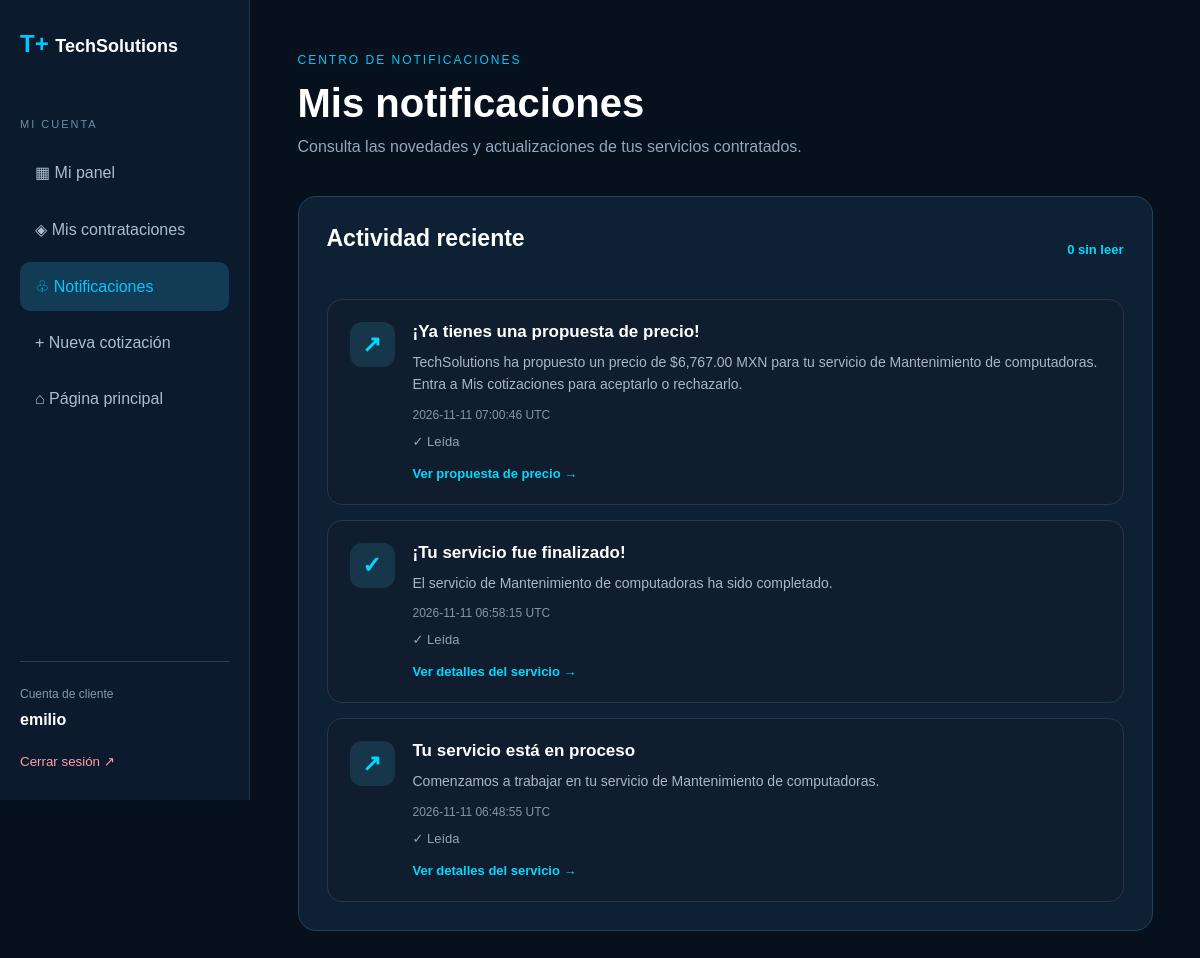
The app's page /notificaciones (signed in) with its own data.
### tables this page shows
CREATE TABLE notificaciones (
            id INTEGER PRIMARY KEY AUTOINCREMENT,
            usuario_id INTEGER NOT NULL,
            cotizacion_id INTEGER,
            titulo TEXT NOT NULL,
            mensaje TEXT NOT NULL,
            leida INTEGER NOT NULL DEFAULT 0,
            fecha TIMESTAMP DEFAULT CURRENT_TIMESTAMP,
            FOREIGN KEY (usuario_id) REFERENCES usuarios(id),
            FOREIGN KEY (cotizacion_id) REFERENCES cotizaciones(id)
        );

### app.py (the view)
@app.route("/notificaciones")
def notificaciones():
    if "usuario_id" not in session:
        return redirect(url_for("login"))
    if session.get("rol") != "cliente":
        return "Acceso denegado.", 403
    conexion = conectar()
    avisos = conexion.execute("""
        SELECT *
        FROM notificaciones
        WHERE usuario_id = ?
        ORDER BY fecha DESC, id DESC
    """, (session["usuario_id"],)).fetchall()
    no_leidas = conexion.execute("""
        SELECT COUNT(*) AS total
        FROM notificaciones
        WHERE usuario_id = ? AND leida = 0
    """, (session["usuario_id"],)).fetchone()["total"]
    conexion.close()
    return render_template(
        "notificaciones.html",
        avisos=avisos,
        no_leidas=no_leidas
    )

### app.py (called while the page is built)
def conectar():
    conexion = sqlite3.connect(BASE_DATOS)
    conexion.row_factory = sqlite3.Row
    return conexion

@app.context_processor
def contador_notificaciones():
    resultado = {
        "notificaciones_pendientes": 0,
        "notificaciones_admin_pendientes": 0
    }
    if "usuario_id" not in session:
        return resultado
    conexion = conectar()
    cantidad = conexion.execute("""
        SELECT COUNT(*) AS total
        FROM notificaciones
        WHERE usuario_id = ?
          AND leida = 0
    """, (session["usuario_id"],)).fetchone()["total"]
    conexion.close()
    if session.get("rol") == "cliente":
        resultado["notificaciones_pendientes"] = cantidad
    elif session.get("rol") == "admin":
        resultado["notificaciones_admin_pendientes"] = cantidad
    return resultado

### templates/notificaciones.html (shortened to what this page needs)
<!DOCTYPE html>
<html lang="es">
<head>
    <link rel="stylesheet"
          href="{{ url_for('static', filename='css/estilos.css') }}">
</head>
<body class="ts-dashboard-body">
<div class="ts-dashboard">
    <aside class="ts-sidebar">
        <a href="{{ url_for('inicio') }}" class="ts-sidebar-logo">
            T+ <span>TechSolutions</span>
        </a>
        <div class="ts-sidebar-grupo">
            <p>MI CUENTA</p>
            <a href="{{ url_for('panel_cliente') }}">
                ▦ Mi panel
            </a>
            <a href="{{ url_for('mis_contrataciones') }}">
                ◈ Mis contrataciones
            </a>
            <a href="{{ url_for('notificaciones') }}" class="activo">
                ♧ Notificaciones
            </a>
            <a href="{{ url_for('cotizacion') }}">
                + Nueva cotización
            </a>
            <a href="{{ url_for('inicio') }}">
                ⌂ Página principal
            </a>
        </div>
        <div class="ts-sidebar-abajo">
            <span>Cuenta de cliente</span>
            <strong>{{ session.get("nombre") }}</strong>
            <form action="{{ url_for('logout') }}" method="POST">
                <button type="submit">
                    Cerrar sesión ↗
                </button>
            </form>
        </div>
    </aside>
    <main class="ts-dashboard-main">
        <div class="ts-dashboard-superior">
            <div>
                <span class="ts-dashboard-etiqueta">
                    CENTRO DE NOTIFICACIONES
                </span>
                <h1>Mis notificaciones</h1>
                <p>
                    Consulta las novedades y actualizaciones
                    de tus servicios contratados.
                </p>
            </div>
        </div>
        <div class="ts-dashboard-seccion">
            <div class="ts-notificaciones-encabezado">
                <h2>Actividad reciente</h2>
                <span class="ts-notificaciones-resumen">
                    {{ no_leidas }} sin leer
                </span>
            </div>
            {% if avisos %}
                <div class="ts-notificaciones-lista">
                    {% for aviso in avisos %}
                        <article class="ts-notificacion
                        ">
                            <div class="ts-notificacion-icono">
                                {% if "finalizado" in aviso["titulo"].lower() %}
                                    ✓
                                {% else %}
                                    ↗
                                {% endif %}
                            </div>
                            <div class="ts-notificacion-contenido">
                                <div class="ts-notificacion-superior">
                                    <h3>{{ aviso["titulo"] }}</h3>
                                </div>
                                <p>{{ aviso["mensaje"] }}</p>
                                <span class="ts-notificacion-fecha">
                                    {{ aviso["fecha"] }} UTC
                                </span>
                                {% if aviso["leida"] == 0 %}
                                    <form
                                        action="{{ url_for('marcar_notificacion_leida', notificacion_id=aviso['id']) }}"
                                        method="POST"
                                        class="ts-notificacion-formulario"
                                    >
                                        <button type="submit" class="ts-notificacion-leer">
                                            ✓ Marcar como leída
                                        </button>
                                    </form>
                                {% else %}
                                    <span class="ts-notificacion-ya-leida">
                                        ✓ Leída
                                    </span>
                                {% endif %}
                                {% if aviso["cotizacion_id"] %}
                                    {% if "propuesta de precio" in aviso["titulo"].lower() %}
                                        <a href="{{ url_for('panel_cliente') }}"
                                        class="ts-notificacion-enlace">
                                            Ver propuesta de precio →
                                        </a>
                                    {% else %}
                                        <a href="{{ url_for('detalle_contratacion', cotizacion_id=aviso['cotizacion_id']) }}"
                                        class="ts-notificacion-enlace">
                                            Ver detalles del servicio →
                                        </a>
                                    {% endif %}
                                {% endif %}
                            </div>
                        </article>
                    {% endfor %}
                </div>
            {% endif %}
        </div>
    </main>
</div>
</body>
</html>

### static/css/estilos.css (style rules this page uses)
* { margin: 0; padding: 0; box-sizing: border-box; }
html { scroll-behavior: smooth; }
body { font-family: Arial, sans-serif; background: #08111f; color: white; }
h1 { font-size: clamp(38px, 5vw, 65px); line-height: 1.15; margin-bottom: 25px; }
h2 { font-size: 36px; margin-bottom: 20px; }
.ts-dashboard-body { background: #07101d; color: white; }
.ts-dashboard { display: grid; grid-template-columns: 250px minmax(0, 1fr); min-height: 100vh; }
.ts-sidebar { background: #0b1a2c; border-right: 1px solid #20354b; padding: 30px 20px; display: flex; flex-direction: column; position: sticky; top: 0; height: 100vh; }
.ts-sidebar-logo { font-size: 24px; font-weight: 900; color: #00c8ff; text-decoration: none; margin-bottom: 60px; }
.ts-sidebar-logo span { color: white; font-size: 18px; }
.ts-sidebar-grupo p { color: #6e8ca5; font-size: 11px; letter-spacing: 2px; margin-bottom: 18px; }
.ts-sidebar-grupo a { display: block; padding: 15px; margin-bottom: 8px; border-radius: 10px; color: #aabed1; text-decoration: none; transition: 0.3s; }
.ts-sidebar-grupo a:hover, .ts-sidebar-grupo a.activo { background: #123b56; color: #00c8ff; }
.ts-sidebar-abajo { margin-top: auto; padding-top: 25px; border-top: 1px solid #294158; display: flex; flex-direction: column; gap: 10px; }
.ts-sidebar-abajo span { color: #819ab0; font-size: 12px; }
.ts-sidebar-abajo button { background: transparent; color: #ff9da7; border: none; cursor: pointer; text-align: left; margin-top: 15px; }
.ts-dashboard-main { min-width: 0; padding: 50px 5%; }
.ts-dashboard-superior { display: flex; justify-content: space-between; align-items: center; gap: 20px; margin-bottom: 40px; }
.ts-dashboard-etiqueta { color: #00c8ff; font-size: 12px; letter-spacing: 2px; }
.ts-dashboard-superior h1 { font-size: 40px; margin: 12px 0; }
.ts-dashboard-superior p, .ts-dashboard-titulo p { color: #91a8bc; }
.ts-dashboard-seccion { background: #0e2034; border: 1px solid #23435d; border-radius: 18px; padding: 28px; margin-bottom: 30px; }
.ts-dashboard-seccion h2 { font-size: 23px; margin-bottom: 22px; }
.ts-notificaciones-encabezado { display: flex; justify-content: space-between; align-items: center; gap: 15px; margin-bottom: 25px; }
.ts-notificaciones-resumen { color: #00d9ff; font-size: 13px; font-weight: 600; }
.ts-notificaciones-lista { display: flex; flex-direction: column; gap: 15px; }
.ts-notificacion { display: flex; align-items: flex-start; gap: 18px; background: #101d2e; border: 1px solid #26364d; border-radius: 15px; padding: 22px; }
.ts-notificacion-icono { width: 45px; height: 45px; min-width: 45px; border-radius: 12px; background: #18364a; color: #00d9ff; display: flex; justify-content: center; align-items: center; font-size: 23px; font-weight: 700; }
.ts-notificacion-contenido { flex: 1; min-width: 0; }
.ts-notificacion-superior { display: flex; align-items: center; flex-wrap: wrap; gap: 12px; margin-bottom: 9px; }
.ts-notificacion-superior h3 { color: #ffffff; font-size: 17px; margin: 0; }
.ts-notificacion-contenido p { color: #a8b6c9; font-size: 14px; line-height: 1.6; margin: 0 0 12px; }
.ts-notificacion-fecha { display: block; color: #8295aa; font-size: 12px; margin-bottom: 12px; }
.ts-notificacion-enlace { color: #00d9ff; text-decoration: none; font-weight: 700; font-size: 13px; }
.ts-notificacion-ya-leida { display: block; color: #8fa5bc; font-size: 13px; margin: 10px 0 15px; }

### records on screen
notificaciones: titulo "¡Ya tienes una propuesta de precio!", mensaje "TechSolutions ha propuesto un precio de $6,767.00 MXN para tu servicio de Mantenimiento de computadoras. Entra a Mis cotizaciones para aceptarlo o rechazarlo.", fecha "2026-11-11 07:00:46", leida "✓ Leída"
notificaciones: titulo "¡Tu servicio fue finalizado!", mensaje "El servicio de Mantenimiento de computadoras ha sido completado.", fecha "2026-11-11 06:58:15", leida "✓ Leída"
notificaciones: titulo "Tu servicio está en proceso", mensaje "Comenzamos a trabajar en tu servicio de Mantenimiento de computadoras.", fecha "2026-11-11 06:48:55", leida "✓ Leída"

### other values on screen
{{ session.get("nombre") }} "emilio"
{{ no_leidas }} "0"
